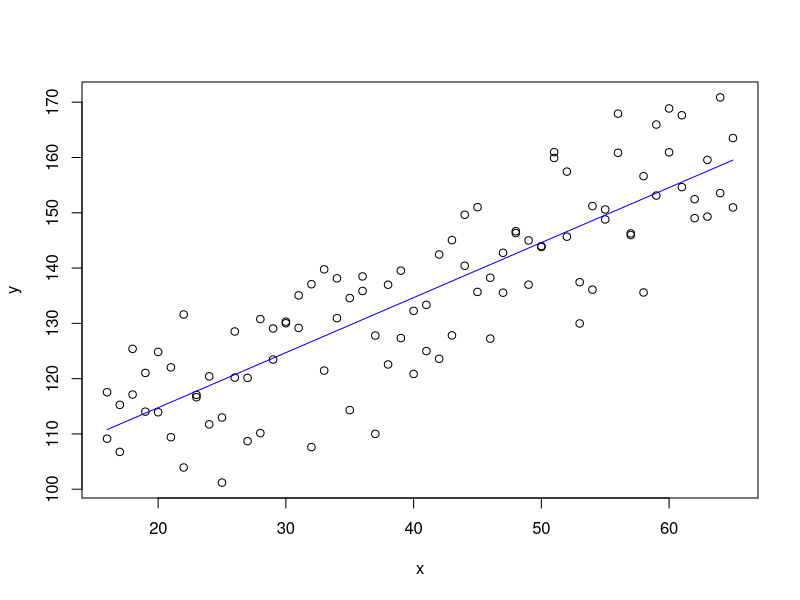

R code for this plot:
###### Lecture 14 ###############################################
####### Регрессионный анализ ###############
y <- c(109.14, 117.55, 106.76, 115.26, 117.13, 125.39, 121.03, 114.03, 124.83, 113.92, 122.04, 109.41, 131.61, 103.93, 116.64, 117.06, 111.73, 120.41, 112.98, 101.20, 120.19,
       128.53, 120.14, 108.70, 130.77, 110.16, 129.07, 123.46, 130.02, 130.31, 135.06, 129.17, 137.08, 107.62, 139.77,
       121.47, 130.95, 138.15, 114.31, 134.58, 135.86, 138.49,
       110.01, 127.80, 122.57, 136.99, 139.53, 127.34, 132.26,
       120.85, 124.99, 133.36, 142.46, 123.58, 145.05, 127.83,
       140.42, 149.64, 151.01, 135.69, 138.25, 127.24, 135.55,
       142.76, 146.67, 146.33, 137.00, 145.00, 143.98, 143.81,
       159.92, 160.97, 157.45, 145.68, 129.98, 137.45, 151.22, 136.10, 150.60, 148.79, 167.93, 160.85, 146.28, 145.97,
       135.59, 156.62, 153.12, 165.96, 160.94, 168.87, 167.64,
       154.64, 152.46, 149.03, 159.56, 149.31, 153.56, 170.87,
       163.52, 150.97)

x <- rep(seq(16, 65, 1), each = 2)
plot(x, y)

##### b=cov(x,y)/var(x); a=mean(y)-mean(x)b
cov(x, y)
var(x)
(b <- cov(x, y) / var(x))
(a <- mean(y) - mean(x) * b)
lines(x, a + b * x, col = "blue")

(X <- cbind(rep(1, 100), x)) # матррица Х
(X1 <- t(X) %*% X) # X'X
(X2 <- solve(X1)) # обратная матрица для X'X
X2 %*% t(X) %*% y # вектор коэффициентов

lm(y ~ x)
summary(lm(y ~ x))
